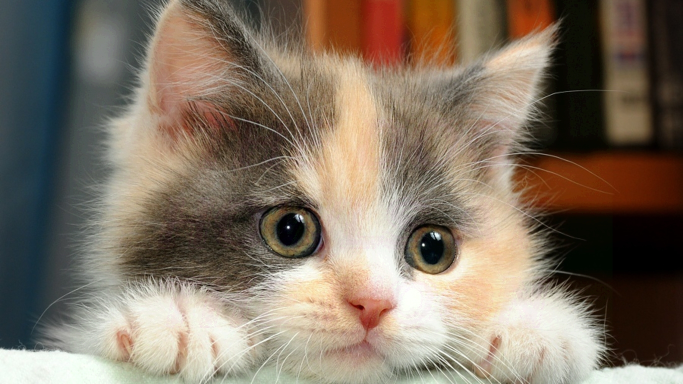
//> input picture HW1/CAT_Kitten_img_13.jpg, 1366 x 768 px (shown at 1/2 size)
$ ./HW01_Steganography   (built with g++ and OpenCV 4)
//> lines starting //> are read from the running program, lines starting //| are printed output that depends on the picture
#include <opencv2/core/core.hpp>
#include <opencv2/highgui/highgui.hpp>

using namespace std;
using namespace cv;

/*
 * Reading each bit plane inspired by https://stackoverflow.com/a/36410072/5496345
 */
int main(int argc, char *argv[]) {
    // open the image
    Mat image = imread("CAT_Kitten_img_13.jpg", CV_LOAD_IMAGE_ANYCOLOR);
//> image is the input picture: 768 rows x 1366 cols, CV_8UC3; mean B, G, R 99.5, 115.1, 128.8
    // split it into its 3 color planes
    Mat bgr[3];
    split(image, bgr);
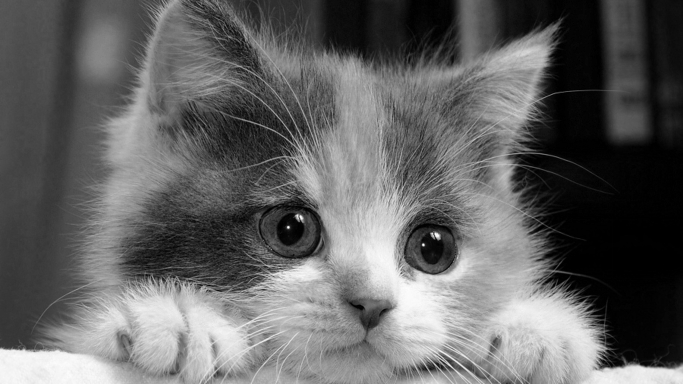
//> bgr[0]: 768 rows x 1366 cols, CV_8UC1 (shown at 1/2 size); min 0, max 255, mean 99.5
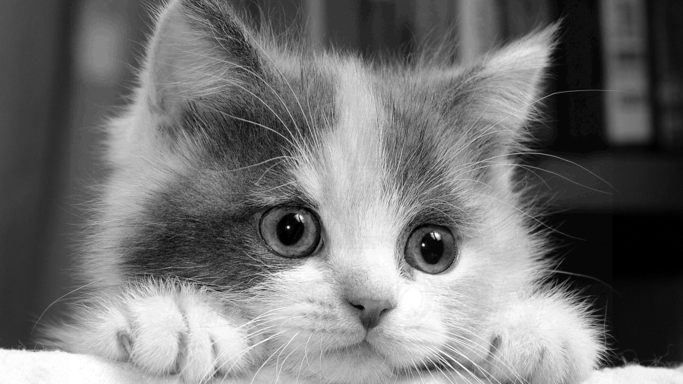
//> bgr[1]: 768 rows x 1366 cols, CV_8UC1 (shown at 1/2 size); min 0, max 255, mean 115.1
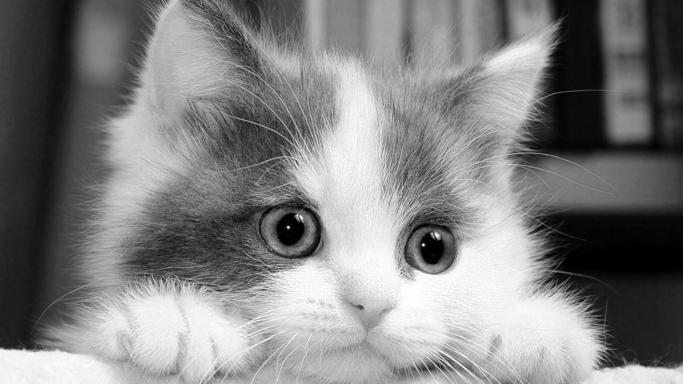
//> bgr[2]: 768 rows x 1366 cols, CV_8UC1 (shown at 1/2 size); min 0, max 255, mean 128.8
    int cols, rows;
    cols = image.cols;
//> cols = 1366
    rows = image.rows;
//> rows = 768
    // iterate over each color plane
    for(int colr = 0; colr < 3; colr++) {
        // iterate over each bit plane
        for (int bitplane = 1; bitplane < 129; bitplane*= 2) {
            // create a binarized version of this bitplane
            Mat output(rows, cols, CV_8UC1, Scalar(0));
            for (int y = 0; y < rows; y++) {
                for (int x = 0; x < cols; x++) {
                    // bitwise-and this pixel with bitplane to get value of this pixel at this bitplane
                    output.at<uchar>(y, x) = (bgr[colr].at<uchar>(y, x) & uchar(bitplane)) ? uchar(255) : uchar(0);
                }
            }
            // display the output image
            namedWindow("output", WINDOW_GUI_NORMAL);
            resizeWindow("output", 800, 800);
            imshow("output", output);
            waitKey(0);
        }
    }
}

$ run again, with HW1/happy_cat.jpg copied over HW1/CAT_Kitten_img_13.jpg
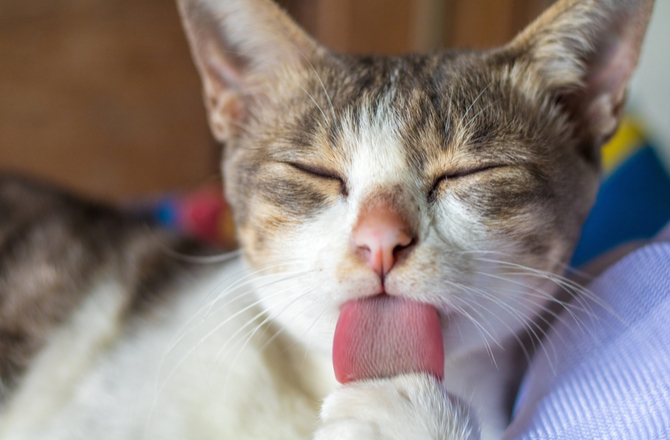
//> input picture HW1/happy_cat.jpg, 670 x 440 px
//> image is the input picture: 440 rows x 670 cols, CV_8UC3; mean B, G, R 123.2, 127.6, 139.5
//> `split(image, bgr);`:
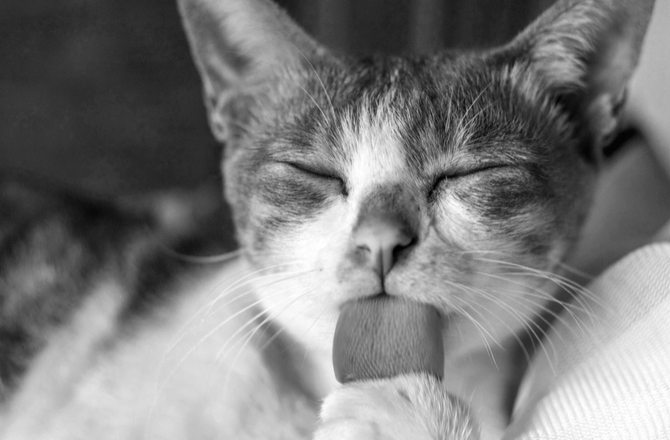
//> bgr[0]: 440 rows x 670 cols, CV_8UC1; min 0, max 255, mean 123.2
//> `split(image, bgr);`:
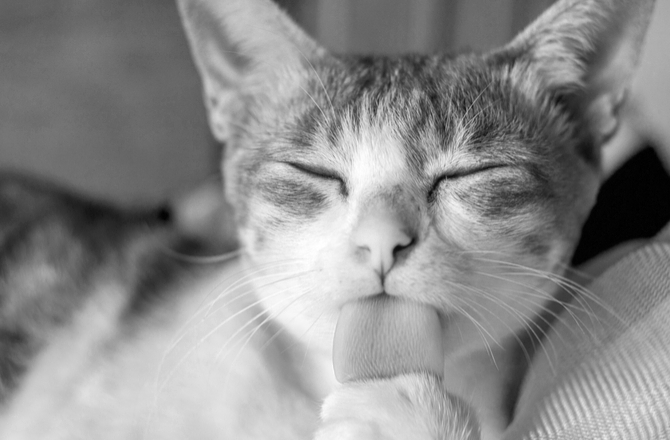
//> bgr[2]: 440 rows x 670 cols, CV_8UC1; min 0, max 255, mean 139.5

$ run again, with HW1/diff1.png saved as HW1/CAT_Kitten_img_13.jpg
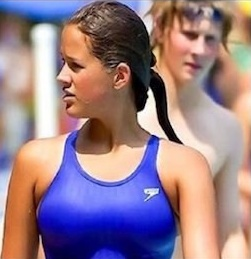
//> input picture HW1/diff1.png, 251 x 259 px
//> image is the input picture: 259 rows x 251 cols, CV_8UC3; mean B, G, R 136.1, 125.4, 151.4
//> `split(image, bgr);`:
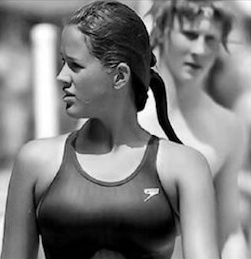
//> bgr[1]: 259 rows x 251 cols, CV_8UC1; min 0, max 255, mean 125.4
//> `split(image, bgr);`:
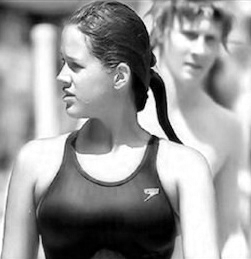
//> bgr[2]: 259 rows x 251 cols, CV_8UC1; min 0, max 255, mean 151.4
